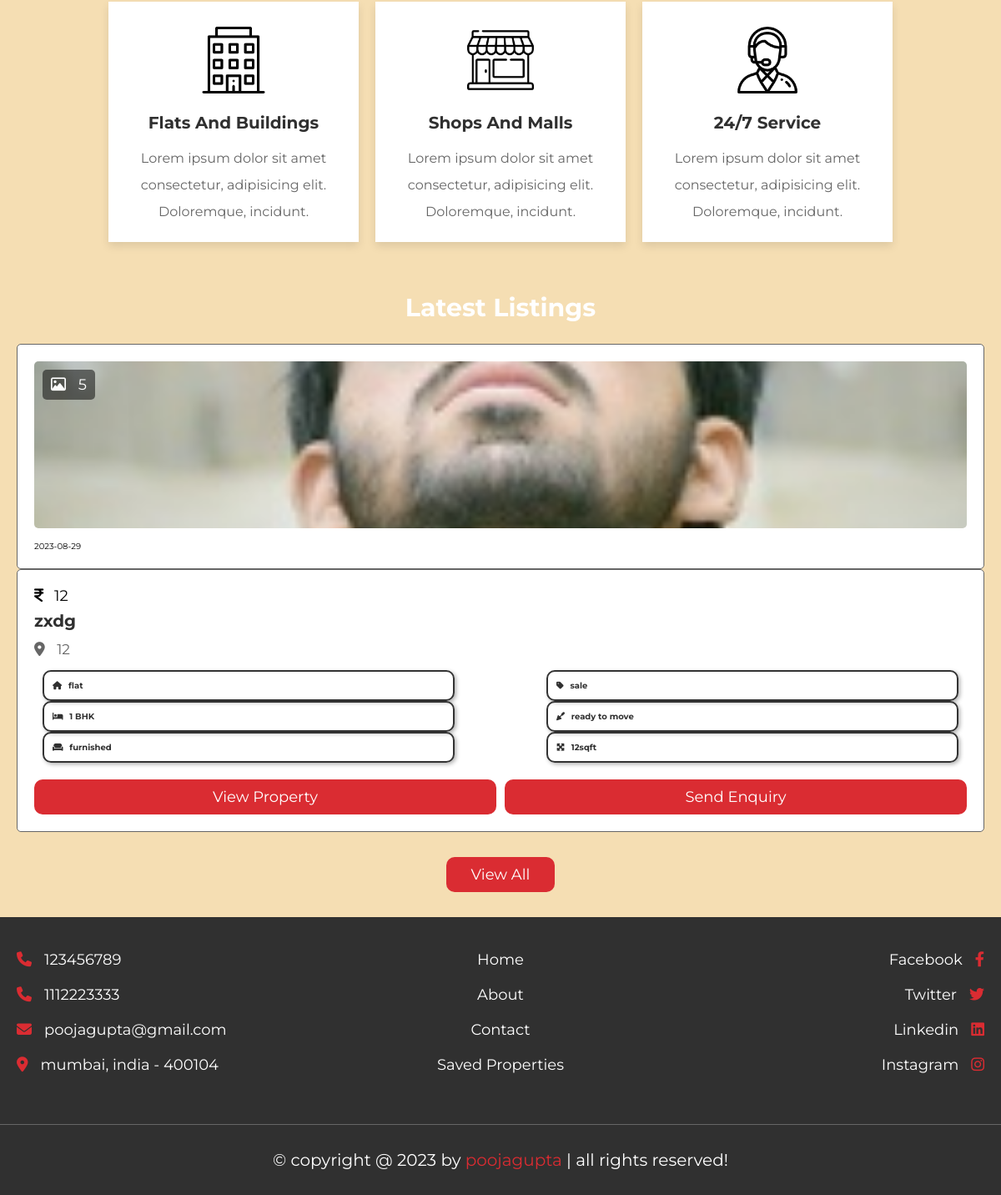
Page /home.php (lower part) on the earlier database version.
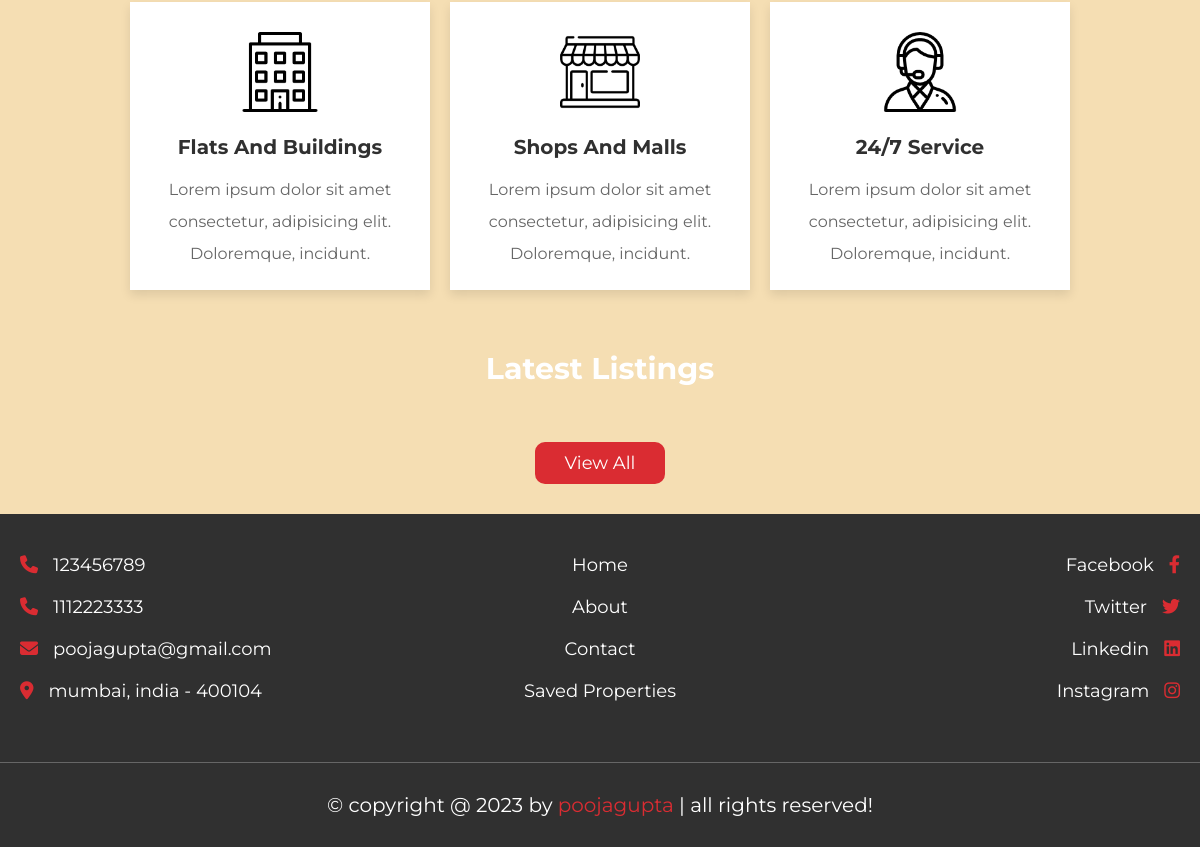
Same page on the later database version.
### tables this page shows
CREATE TABLE `property` (
  `id` int(20) NOT NULL,
  `user_id` varchar(20) NOT NULL,
  `property_name` varchar(50) NOT NULL,
  `address` varchar(100) NOT NULL,
  `price` varchar(10) NOT NULL,
  `type` varchar(10) NOT NULL,
  `offer` varchar(10) NOT NULL,
  `status` varchar(50) NOT NULL,
  `furnished` varchar(50) NOT NULL,
  `bhk` varchar(10) NOT NULL,
  `deposite` varchar(10) NOT NULL,
  `bedroom` varchar(10) NOT NULL,
  `bathroom` varchar(10) NOT NULL,
  `balcony` varchar(10) NOT NULL,
  `carpet` varchar(10) NOT NULL,
  `age` varchar(2) NOT NULL,
  `total_floors` varchar(2) NOT NULL,
  `room_floor` varchar(2) NOT NULL,
  `loan` varchar(50) NOT NULL,
  `lift` varchar(3) NOT NULL,
  `security_guard` varchar(3) NOT NULL DEFAULT 'no',
  `play_ground` varchar(3) DEFAULT 'no',
  `garden` varchar(3) NOT NULL DEFAULT 'no',
  `water_supply` varchar(3) NOT NULL DEFAULT 'no',
  `power_backup` varchar(3) NOT NULL DEFAULT 'no',
  `parking_area` varchar(3) NOT NULL DEFAULT 'no',
  `gym` varchar(3) NOT NULL DEFAULT 'no',
  `shopping_mall` varchar(3) DEFAULT 'no',
  `hospital` varchar(3) NOT NULL DEFAULT 'no',
  `school` varchar(3) NOT NULL DEFAULT 'no',
  `market_area` varchar(3) NOT NULL DEFAULT 'no',
  `image_01` varchar(50) NOT NULL,
  `image_02` varchar(50) NOT NULL,
  `image_03` varchar(50) NOT NULL,
  `image_04` varchar(50) NOT NULL,
  `image_05` varchar(50) NOT NULL,
  `description` varchar(1000) NOT NULL,
  `date` date NOT NULL DEFAULT current_timestamp()
);

### home.php (the view, shortened to what this page needs)
<?php
include 'components/connect.php';
?>
<!DOCTYPE html>
<html lang="en">
<head>
   <link rel="stylesheet" href="https://cdnjs.cloudflare.com/ajax/libs/font-awesome/6.2.0/css/all.min.css">
   <link rel="stylesheet" href="css/style.css">
</head>
<body>
   <section class="services">
      <div class="box-container">
         <div class="box">
            <img src="images/icon-4.png" alt="">
            <h3>flats and buildings</h3>
            <p>Lorem ipsum dolor sit amet consectetur, adipisicing elit. Doloremque, incidunt.</p>
         </div>
         <div class="box">
            <img src="images/icon-5.png" alt="">
            <h3>shops and malls</h3>
            <p>Lorem ipsum dolor sit amet consectetur, adipisicing elit. Doloremque, incidunt.</p>
         </div>
         <div class="box">
            <img src="images/icon-6.png" alt="">
            <h3>24/7 service</h3>
            <p>Lorem ipsum dolor sit amet consectetur, adipisicing elit. Doloremque, incidunt.</p>
         </div>
      </div>
   </section>
   <section id="listings" class="listings">
      <h1 class="heading">latest listings</h1>
      <div class="box-container">
         <?php
         $select_properties = $conn->prepare("SELECT * FROM `property` ORDER BY date DESC LIMIT 6");
         $select_properties->execute();
         if ($select_properties->rowCount() > 0) {
            while ($fetch_property = $select_properties->fetch(PDO::FETCH_ASSOC)) {
               if (!empty($fetch_property['image_02'])) {
                  $image_coutn_02 = 1;
               } else {
                  $image_coutn_02 = 0;
               }
               if (!empty($fetch_property['image_03'])) {
                  $image_coutn_03 = 1;
               } else {
                  $image_coutn_03 = 0;
               }
               if (!empty($fetch_property['image_04'])) {
                  $image_coutn_04 = 1;
               } else {
                  $image_coutn_04 = 0;
               }
               if (!empty($fetch_property['image_05'])) {
                  $image_coutn_05 = 1;
               } else {
                  $image_coutn_05 = 0;
               }
               $total_images = (1 + $image_coutn_02 + $image_coutn_03 + $image_coutn_04 + $image_coutn_05);
               ?>
               <form action="" method="POST">
                  <div class="box">
                     <div class="thumb">
                        <p class="total-images"><i class="far fa-image"></i><span>
                              <?= $total_images; ?>
                           </span></p>
                        <img src="uploaded_files/<?= $fetch_property['image_01']; ?>" alt="">
                     </div>
                     <div class="admin">
                        <span>
                           <?= $fetch_property['date']; ?>
                        </span>
                     </div>
                  </div>
                  <div class="box">
                     <div class="price"><i class="fas fa-indian-rupee-sign"></i><span>
                           <?= $fetch_property['price']; ?>
                        </span></div>
                     <h3 class="name">
                        <?= $fetch_property['property_name']; ?>
                     </h3>
                     <p class="location"><i class="fas fa-map-marker-alt"></i><span>
                           <?= $fetch_property['address']; ?>
                        </span></p>
                     <div class="flex">
                        <p><i class="fas fa-house"></i><span>
                              <?= $fetch_property['type']; ?>
                           </span></p>
                        <p><i class="fas fa-tag"></i><span>
                              <?= $fetch_property['offer']; ?>
                           </span></p>
                        <p><i class="fas fa-bed"></i><span>
                              <?= $fetch_property['bhk']; ?> BHK
                           </span></p>
                        <p><i class="fas fa-trowel"></i><span>
                              <?= $fetch_property['status']; ?>
                           </span></p>
                        <p><i class="fas fa-couch"></i><span>
                              <?= $fetch_property['furnished']; ?>
                           </span></p>
                        <p><i class="fas fa-maximize"></i><span>
                              <?= $fetch_property['carpet']; ?>sqft
                           </span></p>
                     </div>
                     <div class="flex-btn">
                        <a href="view_property.php?get_id=<?= $fetch_property['id']; ?>" class="btn">view property</a>
                        <input type="submit" value="send enquiry" name="send" class="btn">
                     </div>
                  </div>
               </form>
               <?php
            }
         }
         ?>
      </div>
      <div style="margin-top: 2rem; text-align:center;">
         <a href="listings.php" class="inline-btn">view all</a>
      </div>
   </section>
   <?php include 'components/footer.php'; ?>
</body>
</html>

### components/footer.php
<footer class="footer">
   <section class="flex">
      <div class="box">
         <a href="tel:1234567890"><i class="fas fa-phone"></i><span>123456789</span></a>
         <a href="tel:1112223333"><i class="fas fa-phone"></i><span>1112223333</span></a>
         <a href="mailto:shaikhanas@gmail.com"><i class="fas fa-envelope"></i><span>poojagupta@gmail.com</span></a>
         <a href="#"><i class="fas fa-map-marker-alt"></i><span>mumbai, india - 400104</span></a>
      </div>
      <div class="box">
         <a href="home.php"><span>Home</span></a>
         <a href="about.php"><span>About</span></a>
         <a href="contact.php"><span>Contact</span></a>
         <a href="saved.php"><span>Saved Properties</span></a>
      </div>
      <div class="box">
         <a href="#"><span>Facebook</span><i class="fab fa-facebook-f"></i></a>
         <a href="#"><span>Twitter</span><i class="fab fa-twitter"></i></a>
         <a href="#"><span>Linkedin</span><i class="fab fa-linkedin"></i></a>
         <a href="#"><span>Instagram</span><i class="fab fa-instagram"></i></a>
      </div>
   </section>
   <div class="credit">&copy; copyright @ <?= date('Y'); ?> by <span>poojagupta</span> | all rights reserved!</div>
</footer>

### css/style.css (style rules this page uses)
:root { --main-color: #da2c32; --light-color: #666; --light-bg: #eee; --white: #fff; --black: #303030; --border: 0.1rem solid var(--light-color); --box-shodow: 0 0.5rem 1rem rgba(0, 0, 0, 0.1); }
* { font-family: "Montserrat", sans-serif; margin: 0; padding: 0; box-sizing: border-box; outline: none; border: none; text-decoration: none; }
html { font-size: 62.5%; overflow-x: hidden; scroll-behavior: smooth; scroll-padding-top: 10rem; }
body { background-color: wheat; }
h1,p { color: #303030; }
section { padding: 3rem 2rem; max-width: 1200px; margin: 0 auto; }
.heading { text-align: center; padding-bottom: 2.5rem; font-size: 3rem; color: white; text-transform: capitalize; }
.btn, .inline-btn { margin-top: 1rem; padding: 1rem 3rem; background-color: var(--main-color); color: var(--white); cursor: pointer; text-align: center; font-size: 1.8rem; text-transform: capitalize; }
.inline-btn { display: inline-block; border-radius: 10px; }
.services .box-container { display: grid; grid-template-columns: repeat(auto-fit, 30rem); gap: 2rem; justify-content: center; align-items: flex-start; }
.services .box-container .box { background-color: var(--white); box-shadow: var(--box-shodow); padding: 2rem; text-align: center; }
.services .box-container .box img { margin: 1rem 0; height: 8rem; }
.services .box-container .box h3 { font-size: 2rem; padding: 1rem 0; color: var(--black); text-transform: capitalize; }
.services .box-container .box p { line-height: 2; font-size: 1.6rem; color: var(--light-color); padding-top: 0.5rem; }
.footer { background-color: var(--black); }
.footer .flex { display: flex; flex-wrap: wrap; gap: 2rem; justify-content: space-between; }
.footer .flex .box { flex: 1 1 30rem; }
.footer .flex .box a { display: block; padding: 1rem 0; font-size: 1.8rem; }
.footer .flex .box a span { color: var(--white); }
.footer .flex .box a i { color: var(--main-color); }
.footer .flex .box:last-child { text-align: right; }
.footer .flex .box:last-child a i { margin-left: 1.5rem; }
.footer .flex .box:first-child a i { margin-right: 1.5rem; }
.footer .flex .box:nth-child(2) { text-align: center; }
.footer .credit { padding: 3rem 2rem; text-align: center; border-top: var(--border); font-size: 2rem; color: var(--white); margin-top: 2rem; }
.footer .credit span { color: var(--main-color); }
.btn { display: block; width: 100%; border-radius: 10px; }
.flex-btn { display: flex; gap: 1rem; justify-content: space-between; align-items: flex-end; }

### home.php (style rules this page uses)
:root { --primary: var(--main-color); --secondary: var(--light-color); }
.box .flex { display: flex; flex-wrap: wrap; justify-content: space-between; align-items: center; margin: 10px; }
.flex p { width: 45%; padding: 10px; border: 2px solid #333; border-radius: 10px; box-shadow: 2px 2px 5px rgba(0, 0, 0, 0.3); }
.flex p span { font-weight: bold; }
.flex p i { margin-right: 5px; }
.listings .box-container .box { border-radius: .5rem; background-color: var(--white); box-shadow: var(--box-shadow); border: var(--border); padding: 2rem; overflow-x: hidden; }
.listings .box-container .box .thumb { position: relative; height: 20rem; margin-bottom: 1.5rem; }
.listings .box-container .box .thumb p { position: absolute; top: 1rem; left: 1rem; background-color: rgba(0, 0, 0, .5); color: var(--white); border-radius: .5rem; padding: .7rem 1rem; font-size: 1.8rem; }
.listings .box-container .box .thumb p i { margin-right: 1rem }
.listings .box-container .box .thumb img { height: 100%; width: 100%; object-fit: cover; border-radius: .5rem; }
.listings .box-container .box .price { font-size: 1.8rem; color: var(--red); }
.listings .box-container .box .price i { margin-right: .8rem; }
.listings .box-container .box .name { font-size: 2rem; color: var(--black); padding: .7rem 0; text-overflow: ellipsis; }
.listings .box-container .box .location { color: var(--light-color); font-size: 1.7rem; padding: .5rem 0; text-overflow: ellipsis; }
.listings .box-container .box .location i { margin-right: 1rem; color: var(--red); }

Differences in the rows shown:
removed property: total_images "5", image_01 (picture), date "2023-08-29", price "12", property_name "zxdg", address "12", type "flat", offer "sale", bhk "1", status "ready to move", furnished "furnished", carpet "12"
